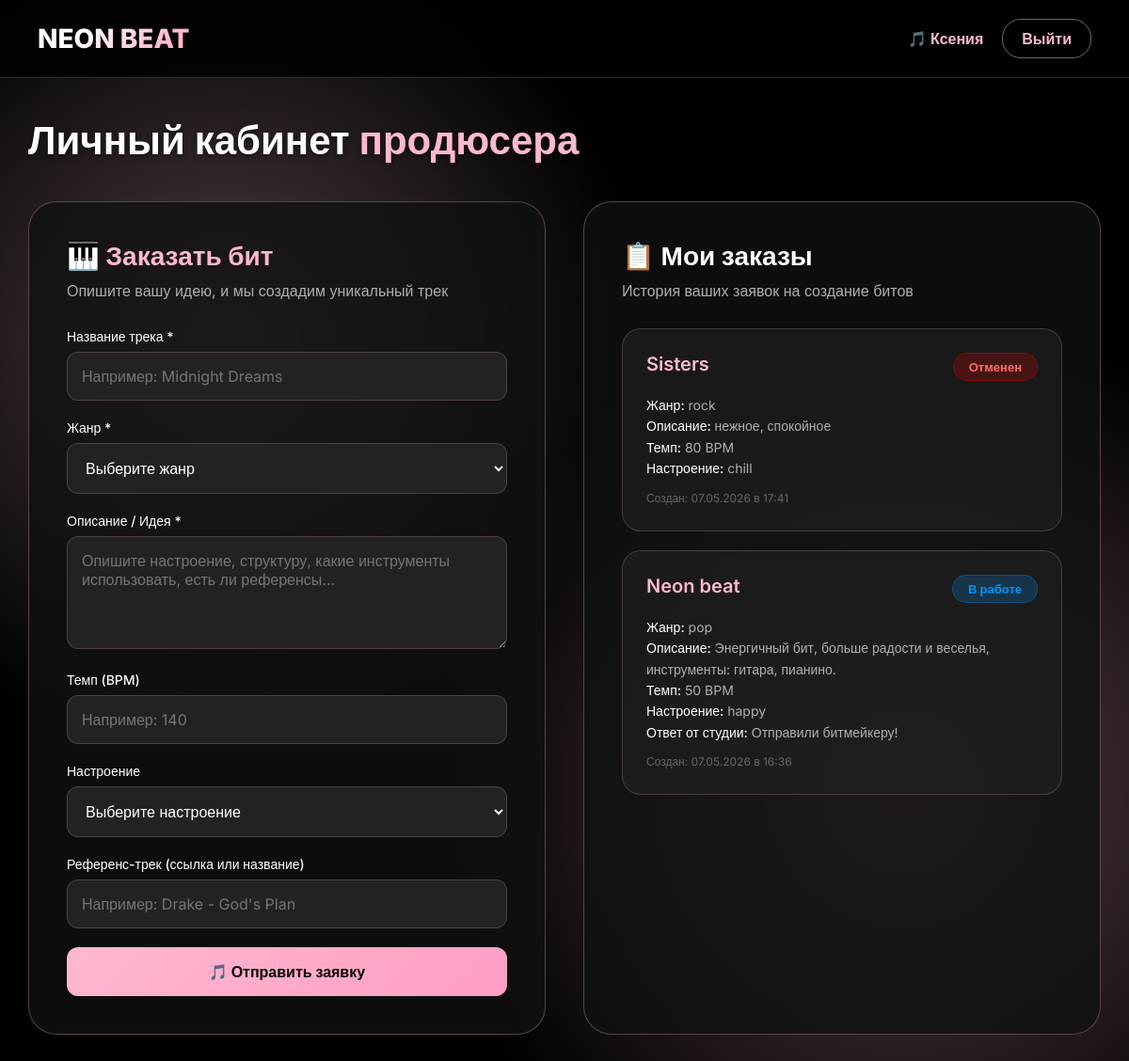
The page /dashboard (signed in) on the database its author committed.
### app.py (models this page shows, shortened)
class User(UserMixin, db.Model):
    id = db.Column(db.Integer, primary_key=True)
    username = db.Column(db.String(80), unique=True, nullable=False)
    email = db.Column(db.String(120), unique=True, nullable=False)
    password_hash = db.Column(db.String(200), nullable=False)
    is_admin = db.Column(db.Boolean, default=False)
    created_at = db.Column(db.DateTime, default=datetime.utcnow)
    orders = db.relationship('Order', backref='user', lazy=True)

class Order(db.Model):
    id = db.Column(db.Integer, primary_key=True)
    user_id = db.Column(db.Integer, db.ForeignKey('user.id'), nullable=False)
    track_name = db.Column(db.String(200), nullable=False)
    genre = db.Column(db.String(100), nullable=False)
    description = db.Column(db.Text, nullable=False)
    tempo = db.Column(db.Integer)
    mood = db.Column(db.String(100))
    reference_track = db.Column(db.String(200))
    status = db.Column(db.String(50), default='pending')  # pending, in_progress, completed, cancelled
    admin_comment = db.Column(db.Text)
    created_at = db.Column(db.DateTime, default=datetime.utcnow)
    updated_at = db.Column(db.DateTime, default=datetime.utcnow, onupdate=datetime.utcnow)

### app.py (the view)
@app.route('/dashboard')
@login_required
def dashboard():
    if current_user.is_admin:
        return redirect(url_for('admin_panel'))
    user_orders = Order.query.filter_by(user_id=current_user.id).order_by(Order.created_at.desc()).all()
    return render_template('dashboard.html', orders=user_orders)

### app.py (called while the page is built)
@login_manager.user_loader
def load_user(user_id):
    return User.query.get(int(user_id))

### templates/dashboard.html (shortened to what this page needs)
<!DOCTYPE html>
<html lang="ru">
<head>
</head>
<body>
    <nav class="navbar">
        <a href="/" class="logo" style="text-decoration: none;">NEON BEAT</a>
        <div class="user-info">
            <span class="user-name">🎵 {{ current_user.username }}</span>
            <a href="/logout" class="logout-btn">Выйти</a>
        </div>
    </nav>
    <div class="container">
        <h1>Личный кабинет <span>продюсера</span></h1>
        <div class="dashboard-grid">
            <div class="order-form">
                <h2>🎹 Заказать бит</h2>
                <p class="subtitle">Опишите вашу идею, и мы создадим уникальный трек</p>
                <form action="/create_order" method="POST">
                    <div class="form-group">
                        <label>Название трека *</label>
                        <input type="text" name="track_name" placeholder="Например: Midnight Dreams" required>
                    </div>
                    <div class="form-group">
                        <label>Жанр *</label>
                        <select name="genre" required>
                            <option value="">Выберите жанр</option>
                        </select>
                    </div>
                    <div class="form-group">
                        <label>Описание / Идея *</label>
                        <textarea name="description" placeholder="Опишите настроение, структуру, какие инструменты использовать, есть ли референсы..." required></textarea>
                    </div>
                    <div class="form-group">
                        <label>Темп (BPM)</label>
                        <input type="number" name="tempo" placeholder="Например: 140" min="40" max="300">
                    </div>
                    <div class="form-group">
                        <label>Настроение</label>
                        <select name="mood">
                            <option value="">Выберите настроение</option>
                        </select>
                    </div>
                    <div class="form-group">
                        <label>Референс-трек (ссылка или название)</label>
                        <input type="text" name="reference_track" placeholder="Например: Drake - God's Plan">
                    </div>
                    <button type="submit" class="btn-submit">🎵 Отправить заявку</button>
                </form>
            </div>
            <div class="orders-list">
                <h2>📋 Мои заказы</h2>
                <p class="orders-subtitle">История ваших заявок на создание битов</p>
                {% if orders %}
                    {% for order in orders %}
                    <div class="order-card">
                        <div class="order-header">
                            <div class="order-title">{{ order.track_name }}</div>
                            <span class="status-badge status-{{ order.status }}">
                                {% if order.status == 'pending' %}Ожидает
                                {% elif order.status == 'in_progress' %}В работе
                                {% elif order.status == 'completed' %}Готов
                                {% elif order.status == 'cancelled' %}Отменен
                                {% endif %}
                            </span>
                        </div>
                        <div class="order-details">
                            <p><span>Жанр:</span> {{ order.genre }}</p>
                            <p><span>Описание:</span> {{ order.description[:100] }}{% if order.description|length > 100 %}...{% endif %}</p>
                            {% if order.tempo %}<p><span>Темп:</span> {{ order.tempo }} BPM</p>{% endif %}
                            {% if order.mood %}<p><span>Настроение:</span> {{ order.mood }}</p>{% endif %}
                            {% if order.admin_comment %}<p><span>Ответ от студии:</span> {{ order.admin_comment }}</p>{% endif %}
                            <p style="margin-top: 10px; font-size: 12px; color: #666;">
                                Создан: {{ order.created_at.strftime('%d.%m.%Y в %H:%M') }}
                            </p>
                        </div>
                    </div>
                    {% endfor %}
                {% else %}
                    <div class="no-orders">
                        <p style="font-size: 18px;">🎵 У вас пока нет заказов</p>
                        <p style="margin-top: 10px;">Заполните форму слева, чтобы создать первый бит!</p>
                    </div>
                {% endif %}
            </div>
        </div>
    </div>
</body>
</html>

### templates/dashboard.html (style rules this page uses)
* { margin: 0; padding: 0; box-sizing: border-box; }
body { font-family: 'Inter', sans-serif; background: #000; color: #fff; min-height: 100vh; position: relative; }
body::before { content: ''; position: fixed; top: 0; left: 0; width: 100%; height: 100%; background: radial-gradient(circle at 20% 30%, rgba(255, 200, 220, 0.3) 0%, transparent 35%), radial-gradient(circle at 80% 70%, rgba(255, 180, 210, 0.35) 0%, transparent 40%); z-index: 0; pointer-events: none; }
.navbar { background: rgba(0, 0, 0, 0.8); backdrop-filter: blur(20px); padding: 20px 40px; display: flex; justify-content: space-between; align-items: center; border-bottom: 1px solid rgba(255, 184, 210, 0.2); position: relative; z-index: 10; }
.logo { font-size: 28px; font-weight: 800; background: linear-gradient(135deg, #fff 30%, #FFB8D2 80%); -webkit-background-clip: text; -webkit-text-fill-color: transparent; background-clip: text; }
.user-info { display: flex; align-items: center; gap: 20px; }
.user-name { color: #FFB8D2; font-weight: 600; }
.logout-btn { background: transparent; border: 1px solid rgba(255, 184, 210, 0.5); color: #FFB8D2; padding: 10px 20px; border-radius: 20px; text-decoration: none; font-weight: 600; transition: 0.3s; }
.container { max-width: 1300px; margin: 0 auto; padding: 40px 30px; position: relative; z-index: 2; }
h1 { font-size: 42px; margin-bottom: 40px; text-shadow: 0 2px 5px rgba(0, 0, 0, 0.5); }
h1 span { color: #FFB8D2; }
.dashboard-grid { display: grid; grid-template-columns: 1fr 1fr; gap: 40px; margin-bottom: 60px; }
.order-form { background: rgba(17, 17, 17, 0.8); backdrop-filter: blur(20px); border-radius: 30px; padding: 40px; border: 1px solid rgba(255, 184, 210, 0.3); }
.order-form h2 { font-size: 28px; margin-bottom: 10px; color: #FFB8D2; }
.order-form .subtitle { color: #B0B0B0; margin-bottom: 30px; }
.form-group { margin-bottom: 20px; }
label { display: block; margin-bottom: 8px; color: #fff; font-size: 14px; font-weight: 500; }
input, select, textarea { width: 100%; padding: 15px; background-color: #222; border: 1px solid rgba(255, 184, 210, 0.2); border-radius: 12px; color: #fff; font-size: 16px; font-family: 'Inter', sans-serif; transition: border-color 0.3s; }
select { cursor: pointer; }
select option { background: #222; color: #fff; }
textarea { min-height: 120px; resize: vertical; }
.btn-submit { width: 100%; padding: 16px; background: linear-gradient(135deg, #FFB8D2 0%, #ff9ec5 100%); color: #000; border: none; border-radius: 12px; font-weight: 700; font-size: 16px; cursor: pointer; transition: 0.3s; font-family: 'Inter', sans-serif; }
.orders-list { background: rgba(17, 17, 17, 0.8); backdrop-filter: blur(20px); border-radius: 30px; padding: 40px; border: 1px solid rgba(255, 184, 210, 0.3); }
.orders-list h2 { font-size: 28px; margin-bottom: 10px; }
.orders-subtitle { color: #B0B0B0; margin-bottom: 30px; }
.order-card { background: rgba(34, 34, 34, 0.6); border-radius: 20px; padding: 25px; margin-bottom: 20px; border: 1px solid rgba(255, 184, 210, 0.2); transition: transform 0.3s; }
.order-header { display: flex; justify-content: space-between; align-items: start; margin-bottom: 15px; }
.order-title { font-size: 20px; font-weight: 600; color: #FFB8D2; }
.status-badge { padding: 6px 16px; border-radius: 20px; font-size: 13px; font-weight: 600; }
.status-in_progress { background: rgba(0, 150, 255, 0.2); color: #0096ff; border: 1px solid rgba(0, 150, 255, 0.3); }
.status-cancelled { background: rgba(255, 0, 0, 0.2); color: #ff6b6b; border: 1px solid rgba(255, 0, 0, 0.3); }
.order-details { color: #B0B0B0; font-size: 14px; line-height: 1.6; }
.order-details span { color: #fff; font-weight: 500; }

### rows shown on the page
User: username "Ксения"
Order: track_name "Sisters", status "Отменен", genre "rock", description "нежное, спокойное", tempo "80", mood "chill", created_at "07.05.2026 в 17:41"
Order: track_name "Neon beat", status "В работе", genre "pop", description "Энергичный бит, больше радости и веселья, инструменты: гитара, пианино.", tempo "50", mood "happy", admin_comment "Отправили битмейкеру!", created_at "07.05.2026 в 16:36"
